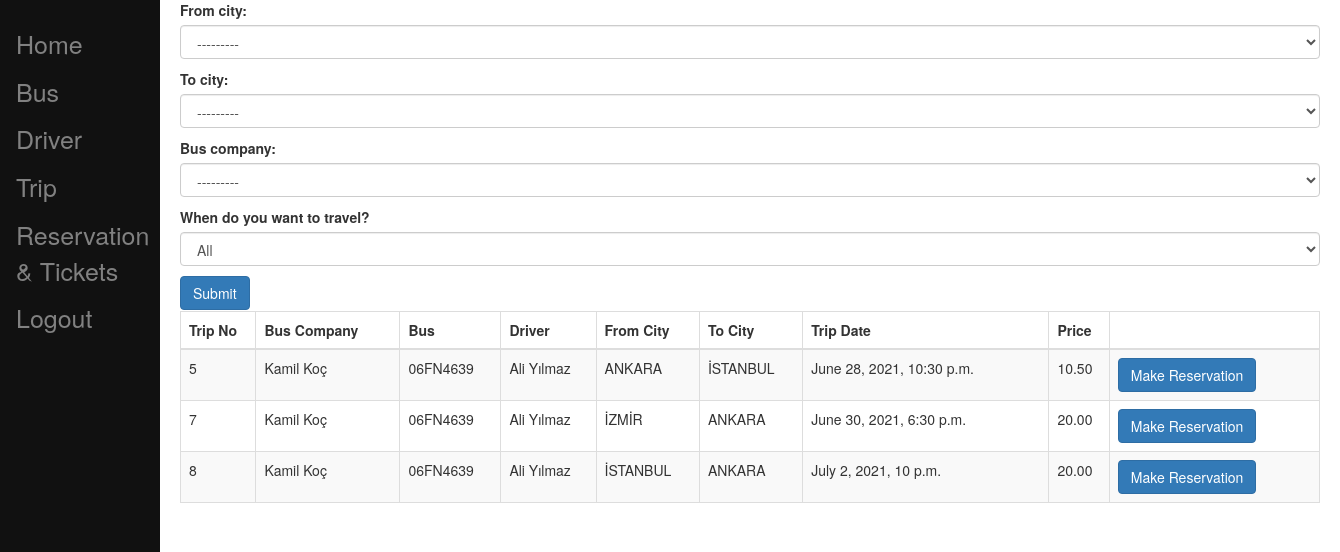
The page /searchtrip/ (signed in) on the database as committed earlier.
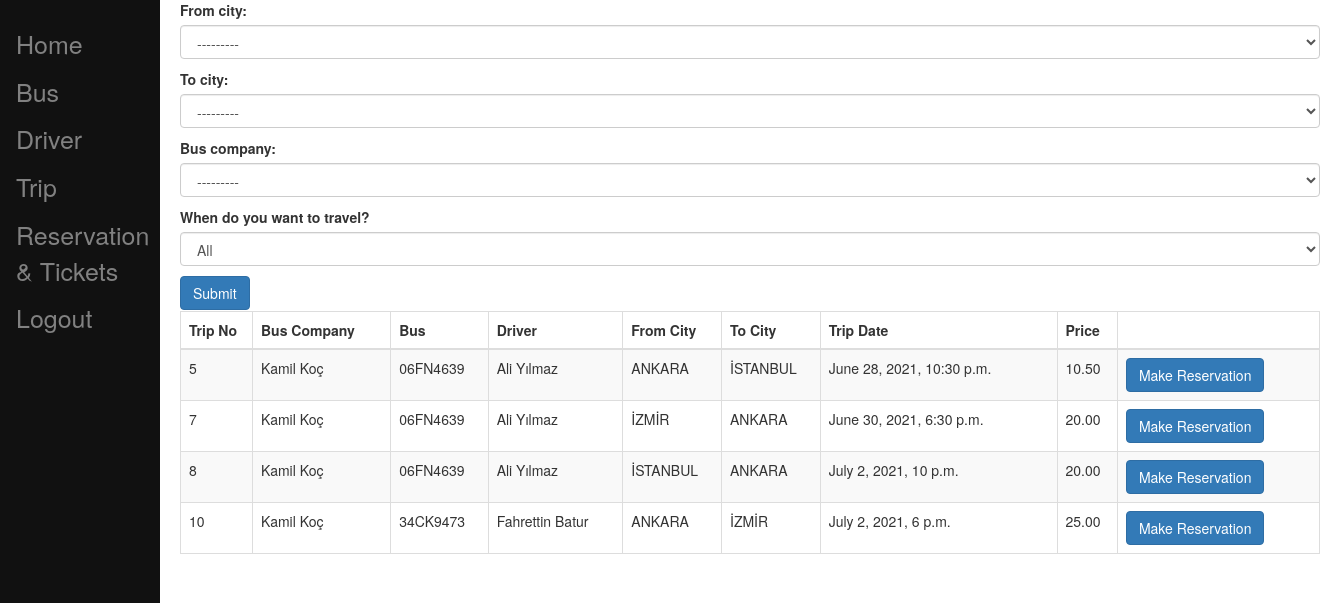
The same page on the database as committed later.
### busticket/models.py (models this page shows, shortened)
class Trip(models.Model):
    bus = models.ForeignKey(Bus, on_delete=models.PROTECT)
    driver = models.ForeignKey(Driver, on_delete=models.PROTECT,blank=True,null=True)
    from_city = models.ForeignKey(City, related_name='f_city', on_delete=models.CASCADE,blank=True,null=True)
    to_city = models.ForeignKey(City, related_name='t_city', on_delete=models.CASCADE,blank=True,null=True)
    trip_date = models.DateTimeField(blank=True)
    price = models.DecimalField(max_digits=6, decimal_places=2, default=0.0)
    bus_company = models.ForeignKey(BusCompany, on_delete=models.CASCADE, editable=True,blank=True,null=True)
    class Meta:
        constraints = [
            models.UniqueConstraint(fields=['bus', 'from_city','to_city'], name='unique trip')
        ]

class BusCompany(models.Model):
    user = models.OneToOneField(User, on_delete=models.CASCADE)
    name = models.CharField(max_length=30,unique=True,default='Default Bus Company')
    tel_no = models.CharField(max_length=30,default='', blank=True,null=True)
    address = models.CharField(max_length=300,default='', blank=True,null=True)
    email = models.EmailField(max_length=254,default='', blank=True,null=True)
    url = models.URLField(max_length=200,default='', blank=True,null=True)
    def __str__(self):
        return self.name

class Bus(models.Model):
    plate_text = models.CharField(max_length=30,unique=True)
    brand_name = models.CharField(max_length=30,default='Mercedes Benz')
    status = models.BooleanField(default=True)
    seat_count = models.IntegerField(default=52)
    bus_company = models.ForeignKey(BusCompany, on_delete=models.CASCADE, blank=True,null=True)
    def __str__(self):
        return self.plate_text

class Driver(models.Model):
    name = models.CharField(max_length=30,default='Unknown Driver',unique=True)
    date_of_birth = models.DateField()
    years_of_experience = models.IntegerField()
    bus_company = models.ForeignKey(BusCompany, on_delete=models.CASCADE, editable=False,blank=True,null=True)
    def __str__(self):
        return self.name

class City(models.Model):
    name = models.CharField(max_length=30,unique=True)
    def __str__(self):
        return self.name

### busticket/views.py (the view)
# urls.py: path('searchtrip/',views.search_trip),
def search_trip(request):
    now = datetime.now()
    trip = Trip.objects.filter(trip_date__gte=now.date())
    form = SearchForm()
    return render(request,'busticket/searchtrip.html',{'trip_list': trip,'form':form})

### busticket/forms.py
class SearchForm(forms.ModelForm):
    DATE_CHOICES= [
    ('', 'All'),
    ('Today', 'Today'),
    ('This Week', 'This Week'),
    ('This Month', 'This Month'),
    ('This Year', 'This Year'),
    ]
    date_choice= forms.CharField(label='When do you want to travel?', required=False, widget=forms.Select(choices=DATE_CHOICES,attrs={ 'class': 'form-control' }))
    class Meta:
        model = Trip
        fields = ['from_city', 'to_city','bus_company']
        widgets = {
            'from_city': forms.Select(attrs={ 'class': 'form-control' }),
            'to_city': forms.Select(attrs={ 'class': 'form-control' }),
            'bus_company': forms.Select(attrs={ 'class': 'form-control' }),
        }

### busticket/templatetags/user_tags.py (called while the page is built)
@register.filter(name='has_group')
def has_group(user, group_name):
    group = Group.objects.filter(name=group_name)
    if group:
        group = group.first()
        return group in user.groups.all()
    else:
        return False

### templates/busticket/searchtrip.html (shortened to what this page needs)
{% extends 'busticket/base.html' %}
{% block content %}
 <div class="col-md-12">
        <form method="POST" class="post-form" action="/search/">
            {{ form.as_p }}
            <button type="submit" class="btn btn-primary">Submit</button>
        </form>
        <div class="table-responsive">
  <table id="searchdatatable" class="table table-striped table-bordered" width="100%">
            <thead>
                <th>Trip No</th>
                <th>Bus Company</th>
                <th>Bus</th>
                <th>Driver</th>
                <th>From City</th>
                <th>To City</th>
                <th>Trip Date</th>
                <th>Price</th>
                <th></th>
             </thead>
   <tbody>
   {% for trip in trip_list %}
    <tr>
     <td>{{ trip.id }}</td>
     <td>{{ trip.bus_company.name }}</td>
     <td>{{ trip.bus }}</td>
     <td>{{ trip.driver }}</td>
     <td>{{ trip.from_city }}</td>
     <td>{{ trip.to_city }}</td>
     <td>{{ trip.trip_date }}</td>
     <td>{{ trip.price }}</td>
     <td><span><a href="/reservationnew/{{ trip.id }}" class="btn btn-primary">Make Reservation</a></span>  </td>
    </tr>
   {% endfor %}
   </tbody>
  </table>
        </div>
    </div>
{% endblock content %}

Rows that differ between the two databases and show on the page:
added Trip: id "10", bus_company.name "Kamil Koç", bus "34CK9473", driver "Fahrettin Batur", from_city "ANKARA", to_city "İZMİR", trip_date "July 2, 2021, 6 p.m.", price "25.00"
